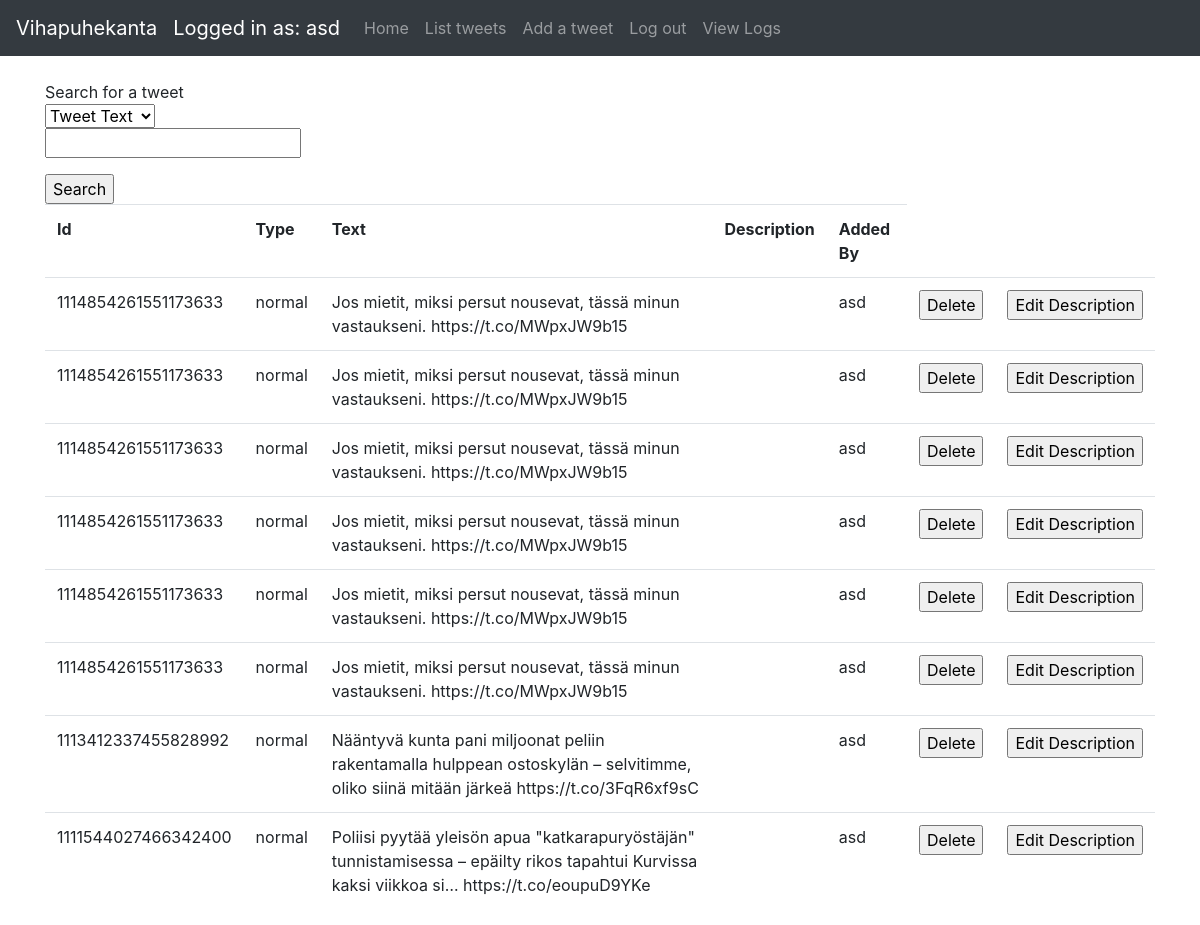
Page /tweets (signed in) on the earlier database version.
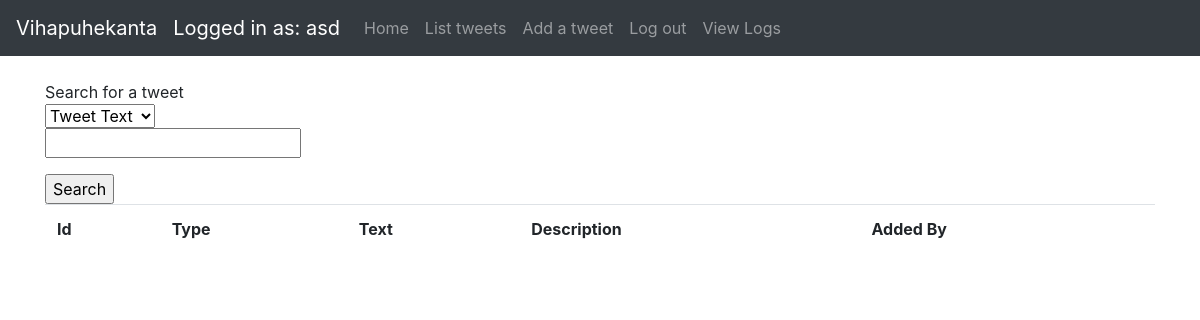
Same page on the later database version.
### application/auth/models.py (models this page shows, shortened)
class User(db.Model):
    __tablename__ = "account"
    id = db.Column(db.Integer, primary_key=True)
    date_created = db.Column(db.DateTime, default=db.func.current_timestamp())
    date_modified = db.Column(db.DateTime, default=db.func.current_timestamp(),
                              onupdate=db.func.current_timestamp())
    name = db.Column(db.String(144), nullable=False)
    username = db.Column(db.String(144), nullable=False)
    password = db.Column(db.String(144), nullable=False)
    tweets = db.relationship("Tweet", backref='account', lazy=True)

### application/tweets/models.py (models this page shows, shortened)
class Tweet(db.Model):
    id = db.Column(db.Integer, primary_key=True)
    date_created = db.Column(db.DateTime, default=db.func.current_timestamp())
    date_modified = db.Column(db.DateTime, default=db.func.current_timestamp(),
                              onupdate=db.func.current_timestamp())
    tweetid = db.Column(db.String(100))
    tweettype = db.Column(db.String(100))
    tweettext = db.Column(db.String(300))
    addedby = db.Column(db.String(100))
    tweetdescription = db.Column(db.String(100))
    account_id = db.Column(db.Integer, db.ForeignKey('account.id'),
                           nullable=False)

### application/tweets/views.py (the view)
@app.route("/tweets", methods=['GET', 'POST'])
@login_required
def tweets_index():
    search = TweetSearchForm(request.form)
    if request.method == 'POST':
        return search_results(search)
    tweets = tweet_query_user().all()
    return render_template("tweets/list.html", tweets=tweets, form=search)

### application/tweets/forms.py
class TweetSearchForm(Form):
    choices = [('Tweet Text', 'Tweet Text'), ('Tweet Type', 'Tweet Type')]
    select = SelectField('Search for tweets: ', choices=choices)
    search = StringField('')

### application/__init__.py (called while the page is built)
@login_manager.user_loader
def load_user(user_id):
    return User.query.get(user_id)

### application/tweets/views.py (called while the page is built)
def tweet_query_user():
    return db.session().query(Tweet).filter(Tweet.account_id == current_user.id)

### application/templates/tweets/list.html (shortened to what this page needs)
{% extends "layout.html" %}
{% block body %}
    {% if current_user.is_authenticated %}
        <div>Search for a tweet</div>
        <form method=post action="{{ url_for('tweets_index') }}">
            <d1>
                {{ form.select }}
                <p>
                    {{ form.search }}
            </d1>
            </p><input type="submit" value="Search"/>
        </form>
        <table class="table table-hover">
            <tr>
                <th>Id</th>
                <th>Type</th>
                <th>Text</th>
                <th>Description</th>
                <th>Added By</th>
            </tr>
            {% for tweet in tweets %}
                <tr>
                    <td>{{ tweet.tweetid }}</td>
                    <td>{{ tweet.tweettype }}</td>
                    <td>{{ tweet.tweettext }}</td>
                    <td>{{ tweet.tweetdescription }}</td>
                    <td>{{ tweet.addedby }}</td>
                    <td>
                        <form method="POST" action="{{ url_for('tweet_delete', id = tweet.id) }}">
                            <input type="submit" value="Delete">
                        </form>
                    </td>
                    <td>
                        <form method="GET" action="{{ url_for('tweets_view', id = tweet.id) }}">
                            <input type="submit" value="Edit Description">
                        </form>
                    </td>
                </tr>
            {% endfor %}
        </table>
    {% else %}
        <div>Log in</div>
    {% endif %}
{% endblock %}

### application/templates/layout.html (shortened to what this page needs)
<!DOCTYPE html>
<html>
<head>
    <link rel="stylesheet" href="https://maxcdn.bootstrapcdn.com/bootstrap/4.0.0/css/bootstrap.min.css"
>
</head>
<body>
<nav class="navbar navbar-expand-md navbar-dark bg-dark mb-4">
    <a class="navbar-brand" href="#">Vihapuhekanta</a>
    {% if current_user.is_authenticated %}
        <ul class="navbar-nav mr-auto">
            <li>
                <a class="navbar-brand" href="#">Logged in as: {{ current_user.name }}</a>
            </li>
            <li class="nav-item">
                <a class="nav-link" href="/">Home</a>
            </li>
            <li class="nav-item">
                <a class="nav-link" href="{{ url_for('tweets_index') }}">List tweets</a>
            </li>
            <li class="nav-item">
                <a class="nav-link" href="{{ url_for('tweets_form') }}">Add a tweet</a>
            </li>
            <li class="nav-item">
                <a class="nav-link" href="{{ url_for('auth_logout') }}">Log out</a>
            </li>
            <li class="nav-item">
                <a class="nav-link" href="{{ url_for('view_logs') }}">View Logs</a>
            </li>
        </ul>
    {% endif %}
</nav>
<main role="main" class="container">
    {% block body %}{% endblock %}
</main>
</body>
</html>

Differences in the rows shown:
removed Tweet: tweetid "1114854261551173633", tweettype "normal", tweettext "Jos mietit, miksi persut nousevat, tässä minun vastaukseni. https://t.co/MWpxJW9b15", addedby "asd"
removed Tweet: tweetid "1114854261551173633", tweettype "normal", tweettext "Jos mietit, miksi persut nousevat, tässä minun vastaukseni. https://t.co/MWpxJW9b15", addedby "asd"
removed Tweet: tweetid "1114854261551173633", tweettype "normal", tweettext "Jos mietit, miksi persut nousevat, tässä minun vastaukseni. https://t.co/MWpxJW9b15", addedby "asd"
removed Tweet: tweetid "1114854261551173633", tweettype "normal", tweettext "Jos mietit, miksi persut nousevat, tässä minun vastaukseni. https://t.co/MWpxJW9b15", addedby "asd"
removed Tweet: tweetid "1114854261551173633", tweettype "normal", tweettext "Jos mietit, miksi persut nousevat, tässä minun vastaukseni. https://t.co/MWpxJW9b15", addedby "asd"
removed Tweet: tweetid "1114854261551173633", tweettype "normal", tweettext "Jos mietit, miksi persut nousevat, tässä minun vastaukseni. https://t.co/MWpxJW9b15", addedby "asd"
removed Tweet: tweetid "1113412337455828992", tweettype "normal", tweettext "Nääntyvä kunta pani miljoonat peliin rakentamalla hulppean ostoskylän – selvitimme, oliko siinä mitään järkeä https://t.co/3FqR6xf9sC", addedby "asd"
removed Tweet: tweetid "1111544027466342400", tweettype "normal", tweettext "Poliisi pyytää yleisön apua \"katkarapuryöstäjän\" tunnistamisessa – epäilty rikos tapahtui Kurvissa kaksi viikkoa si… https://t.co/eoupuD9YKe", addedby "asd"
